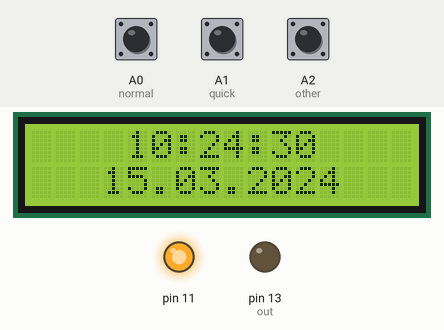
A sketch run on a simulated Arduino Uno, built with avr-gcc and run on an emulated ATmega328P. Parts: 16×2 character LCD, output pins drawn as LEDs (lit = HIGH). Dashed ring = blinking. Inputs (shaded band) come from the test bench; at power-on: A1 (quick) HIGH, A0 (normal) HIGH, A2 (other) HIGH. The local clock reads 2024-03-15 10:24:30 at power-on unless the sketch sets it; what the sketch prints to the serial monitor is not drawn.

Above: at 1.2 s.
1.3 s: A1 (quick) pulled LOW for 0.15 s
At 1.65 s:
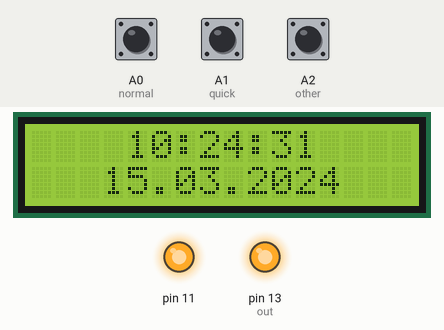
2.0 s: A0 (normal) pulled LOW for 0.15 s
At 2.8 s:
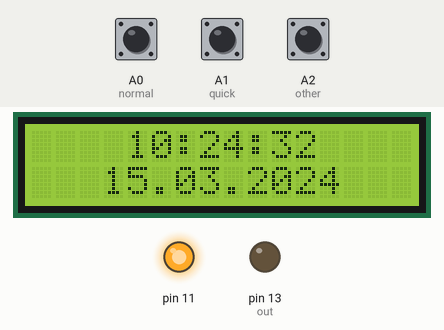
4.0 s: A1 (quick) pulled LOW for 1 s
At 4.4 s:
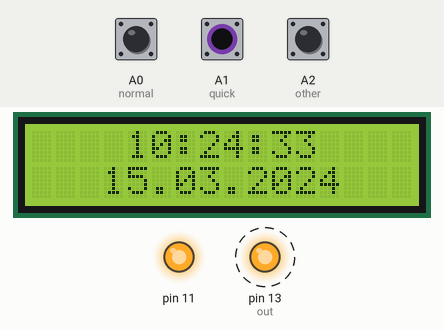
5.6 s: A0 (normal) pulled LOW for 1 s
At 5.6 s:
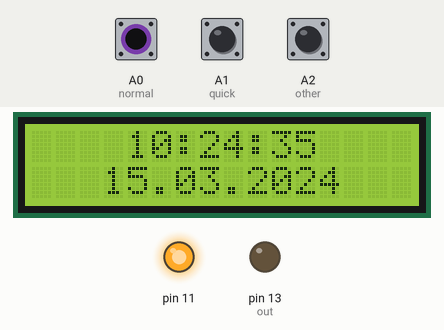
Timing chart, 0 to 8.6 s (numbered marks = the images above; inputs shaded):
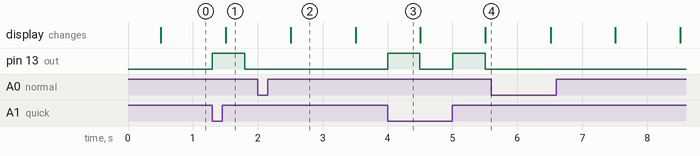

Measured:
- after the input at 1.3 s, pin 13 (out): LOW → HIGH at once, → LOW 0.50 s later
- after the input at 2.0 s, pin 13 (out): stops changing and stays LOW
- after the input at 4.0 s, pin 13 (out): alternates HIGH for 0.50 s and LOW for 0.50 s, starting at once
- after the input at 5.6 s, pin 13 (out): stops changing and stays LOW
- what the display in image 2 shows lasts 1.0 s, from 2.5 s to 3.5 s

The sketch:

relojFinal.ino
```cpp
#include <LiquidCrystal.h>
#include <DS1302.h>

#define out 13
#define normal A0
#define quick A1
#define other A2

const int rs = 5, en = 6, d4 = 7, d5 = 8, d6 = 9, d7 = 10;
LiquidCrystal lcd(rs, en, d4, d5, d6, d7);

DS1302 rtc(2, 3, 4);

int normalState;
int quickState;
int otherState;
//for counting
int aumentarState;
int lastaumentarState;
int disminuirState;
int lastDisminuirState;

bool OwO = true;
bool UWU = false;

int ledState = LOW;
int ledState2 = LOW;

unsigned long previousMillis = 0;
unsigned long previousMillis2 = 0;

long interval = 60000;
long interval2 = 500;


void losbotoneslaputamadreUwU(){
  normalState = digitalRead(normal);
  quickState = digitalRead(quick);
  otherState = digitalRead(other);

  if(normalState == 0 && quickState == 1 && otherState == 1){
    OwO = true;
        Serial.println("1");

    }
  else if(normalState == 1 && quickState == 0 && otherState == 1){
    OwO = false;
    UWU = false;
    Serial.println("2");
    }
//   else if(normalState == 1 && quickState == 1 && otherState == 0){
//    UWU = true;
//    rtc.writeProtect(false);
//    while(UWU){
////-----------------------------------WHILE----------------------------------------------------!
//
//
//  //aumentarCount
//  aumentarState = digitalRead(normal);
//  disminuirState = digitalRead(quick);
//  if (aumentarState != lastaumentarState) {
//    //delay(90);//delay
//    if (aumentarState == LOW) {
//      //here the add one
//      }
//    //delay(50);
//  }
//    lastaumentarState = aumentarState;
//
// if (disminuirState != lastDisminuirState) {
//    //delay(90);
//    if (disminuirState == LOW) {
//      //here the substract one
//      }
//    //delay(50);
//  }
//    lastDisminuirState = disminuirState;
//
//
//
////------------------------------------ENDOFWHILE----------------------------------------------!
//      }
//    }
  }

void setup() {
  // set the digital pin as output:
  pinMode(out, OUTPUT);
  pinMode(quick, INPUT_PULLUP);
  pinMode(normal, INPUT_PULLUP);
  pinMode(other, INPUT_PULLUP);
  pinMode(11, OUTPUT);
  lcd.begin(16, 2);
  digitalWrite(11, 1);
  rtc.halt(false);
  rtc.writeProtect(true);
  // Setup Serial connection
  Serial.begin(9600);
}

void loop() {
  losbotoneslaputamadreUwU();
  milis();
  showthefuckingtime();
}


void milis(){
  if(OwO){
    interval = 60000;
    }else{
      interval = 500;
      }
  unsigned long currentMillis = millis();

  if (currentMillis - previousMillis >= interval) {
    // save the last time you blinked the LED
    previousMillis = currentMillis;

    // if the LED is off turn it on and vice-versa:
    if (ledState == LOW) {
      ledState = HIGH;
    } else {
      ledState = LOW;
    }

    // set the LED with the ledState of the variable:
    digitalWrite(out, ledState);
  }
  }
void showthefuckingtime(){

   unsigned long currentMillis2 = millis();

  if (currentMillis2 - previousMillis2 >= interval2) {
    // save the last time you blinked the LED
    previousMillis2 = currentMillis2;

    // if the LED is off turn it on and vice-versa:
    if (ledState2 == LOW) {
      ledState2 = HIGH;
    } else {
      ledState2 = LOW;
    }

    if(ledState2 == HIGH){
      // Display time centered on the upper line
  lcd.setCursor(4, 0);
  lcd.print(rtc.getTimeStr());

//  // Display abbreviated Day-of-Week in the lower left corner
//  lcd.setCursor(0, 1);
//  lcd.print(rtc.getDOWStr(FORMAT_SHORT));

  // Display date in the lower right corner
  lcd.setCursor(3, 1);
  lcd.print(rtc.getDateStr());

  // Wait one second before repeating :)
  }
      }
  }
```
